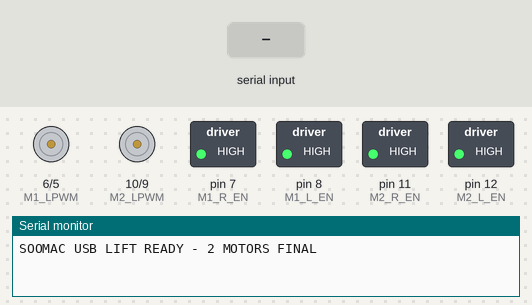
Bench run of a sketch on a simulated Arduino Uno, built with avr-gcc and run on an emulated ATmega328P. Shown: motor-driver pin pairs drawn as motors (green arrow = first pin HIGH = forward, orange = second pin HIGH = backward, longer = more drive), switched loads named in the sketch (green lamp = pin HIGH), the last lines printed to the serial monitor. The inputs (shaded band) are chosen by the test bench.

Above: at 1.2 s.
1.3 s: "UP\n" received over Serial
At 2.2 s:
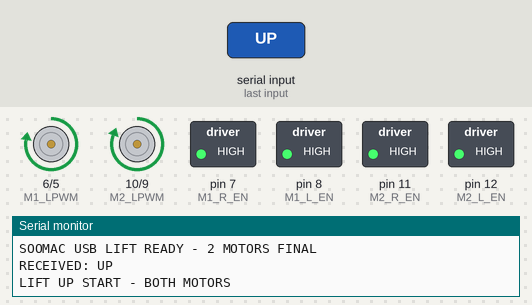
2.8 s: "DOWN\n" received over Serial
At 3.4 s:
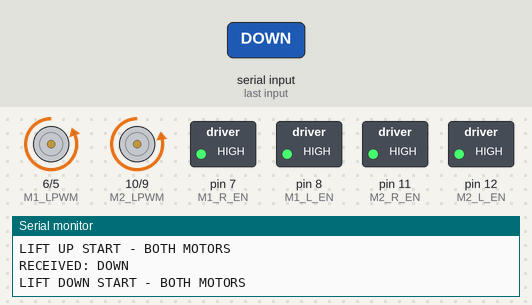
4.3 s: "M1_UP\n" received over Serial
At 5.5 s:
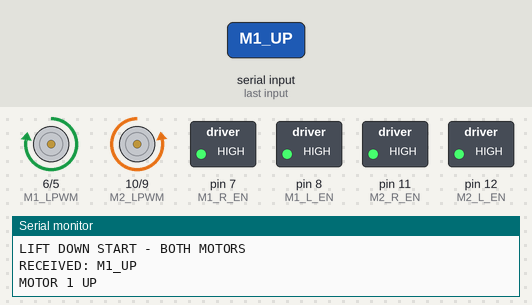
5.8 s: "STOP\n" received over Serial
At 6.9 s:
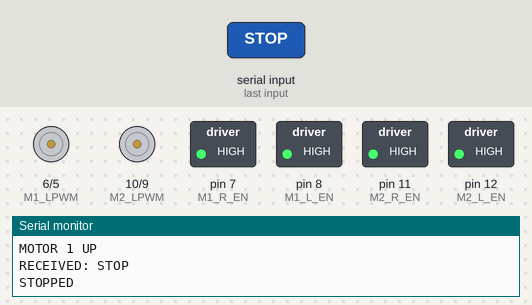
7.3 s: "M1_DOWN\n" received over Serial
At 8.1 s:
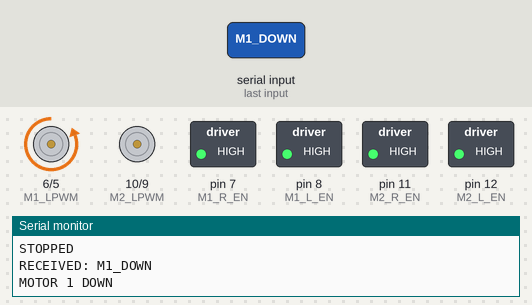
8.8 s: "M2_UP\n" received over Serial
At 9.2 s:
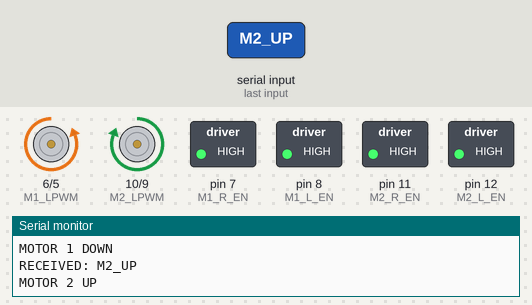
Timing chart, 0 to 22.3 s (numbered marks = the images above; inputs shaded):
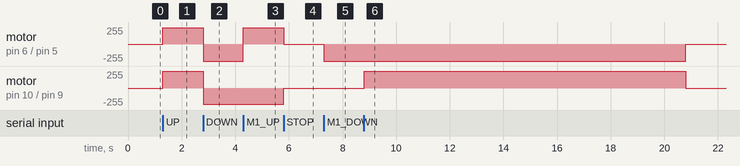

Measured:
- after the input at 1.3 s, motor on pin 6 (M1_LPWM) / pin 5 (M1_RPWM): stopped → forward 244/255 at once; motor on pin 10 (M2_LPWM) / pin 9 (M2_RPWM): stopped → forward 255/255 at once
- after the input at 2.8 s, motor on pin 6 (M1_LPWM) / pin 5 (M1_RPWM): forward 244/255 → backward 255/255 at once; motor on pin 10 (M2_LPWM) / pin 9 (M2_RPWM): forward 255/255 → backward 245/255 at once
- after the input at 4.3 s, motor on pin 6 (M1_LPWM) / pin 5 (M1_RPWM): backward 255/255 → forward 244/255 at once
- after the input at 5.8 s, motor on pin 6 (M1_LPWM) / pin 5 (M1_RPWM): forward 244/255 → stopped at once; motor on pin 10 (M2_LPWM) / pin 9 (M2_RPWM): backward 245/255 → stopped at once
- after the input at 7.3 s, motor on pin 6 (M1_LPWM) / pin 5 (M1_RPWM): stopped → backward 255/255 at once
- after the input at 8.8 s, motor on pin 6 (M1_LPWM) / pin 5 (M1_RPWM): backward 255/255 → stopped after 12.0 s instead of 10.5 s; motor on pin 10 (M2_LPWM) / pin 9 (M2_RPWM): stopped → forward 255/255 at once, → stopped 12.0 s later

The sketch:

soomac_lift.ino
```cpp
// =====================================
// SOOMAC LIFT ARDUINO FINAL CODE
// Linear Actuator 2ea + IBT-2 2ea
// USB Serial Control
// =====================================

// ===============================
// IBT-2 #1 pin
// ===============================
const int M1_RPWM = 5;
const int M1_LPWM = 6;
const int M1_R_EN = 7;
const int M1_L_EN = 8;

// ===============================
// IBT-2 #2 pin
// ===============================
const int M2_RPWM = 9;
const int M2_LPWM = 10;
const int M2_R_EN = 11;
const int M2_L_EN = 12;

// ===============================
// Speed tuning
// 범위: 0 ~ 255
// 빠른 모터 쪽 값을 낮추면 됨.
// ===============================
const int M1_UP_SPEED = 244.5;
const int M1_DOWN_SPEED = 255;

const int M2_UP_SPEED = 255;
const int M2_DOWN_SPEED = 245;

// ROS2가 7초 뒤 STOP을 보내지만,
// 혹시 STOP이 안 와도 8초 뒤 자동 정지
const unsigned long SAFETY_STOP_TIME_MS = 12000;

String serialBuffer = "";

bool isMoving = false;
unsigned long moveStartTime = 0;


// ===============================
// Stop all motors
// ===============================
void stopLift() {
  analogWrite(M1_RPWM, 0);
  analogWrite(M1_LPWM, 0);

  analogWrite(M2_RPWM, 0);
  analogWrite(M2_LPWM, 0);

  isMoving = false;

  Serial.println("STOPPED");
}


// ===============================
// Motor 1 only test
// ===============================
void motor1Up() {
  analogWrite(M1_RPWM, 0);
  analogWrite(M1_LPWM, M1_UP_SPEED);

  isMoving = true;
  moveStartTime = millis();

  Serial.println("MOTOR 1 UP");
}

void motor1Down() {
  analogWrite(M1_LPWM, 0);
  analogWrite(M1_RPWM, M1_DOWN_SPEED);

  isMoving = true;
  moveStartTime = millis();

  Serial.println("MOTOR 1 DOWN");
}

void motor2Up() {
  analogWrite(M2_RPWM, 0);
  analogWrite(M2_LPWM, M2_UP_SPEED);

  isMoving = true;
  moveStartTime = millis();

  Serial.println("MOTOR 2 UP");
}

void motor2Down() {
  analogWrite(M2_LPWM, 0);
  analogWrite(M2_RPWM, M2_DOWN_SPEED);

  isMoving = true;
  moveStartTime = millis();

  Serial.println("MOTOR 2 DOWN");
}


// ===============================
// Both motors UP
// ===============================
void liftUp() {
  analogWrite(M1_RPWM, 0);
  analogWrite(M1_LPWM, M1_UP_SPEED);

  analogWrite(M2_RPWM, 0);
  analogWrite(M2_LPWM, M2_UP_SPEED);

  isMoving = true;
  moveStartTime = millis();

  Serial.println("LIFT UP START - BOTH MOTORS");
}


void liftDown() {
  analogWrite(M1_LPWM, 0);
  analogWrite(M1_RPWM, M1_DOWN_SPEED);

  analogWrite(M2_LPWM, 0);
  analogWrite(M2_RPWM, M2_DOWN_SPEED);

  isMoving = true;
  moveStartTime = millis();

  Serial.println("LIFT DOWN START - BOTH MOTORS");
}


// ===============================
// Command handler
// ===============================
void handleCommand(String cmd) {
  cmd.trim();

  if (cmd.length() == 0) {
    return;
  }

  Serial.print("RECEIVED: ");
  Serial.println(cmd);

  if (cmd == "UP") {
    liftUp();
  }
  else if (cmd == "DOWN") {
    liftDown();
  }
  else if (cmd == "STOP") {
    stopLift();
  }
  else if (cmd == "HOME") {
    stopLift();
    Serial.println("HOME COMMAND: STOP ONLY");
  }

  // 개별 모터 테스트용
  else if (cmd == "M1_UP") {
    motor1Up();
  }
  else if (cmd == "M1_DOWN") {
    motor1Down();
  }
  else if (cmd == "M2_UP") {
    motor2Up();
  }
  else if (cmd == "M2_DOWN") {
    motor2Down();
  }
  else {
    Serial.println("UNKNOWN COMMAND");
  }
}


// ===============================
// Serial read
// ===============================
void readSerialCommand() {
  while (Serial.available()) {
    char c = Serial.read();

    if (c == '\n') {
      handleCommand(serialBuffer);
      serialBuffer = "";
    }
    else if (c != '\r') {
      serialBuffer += c;
    }
  }
}


// ===============================
// Safety auto stop
// ===============================
void updateSafetyStop() {
  if (!isMoving) {
    return;
  }

  unsigned long elapsed = millis() - moveStartTime;

  if (elapsed >= SAFETY_STOP_TIME_MS) {
    stopLift();
    Serial.println("SAFETY AUTO STOP");
  }
}


// ===============================
// Setup
// ===============================
void setup() {
  pinMode(M1_RPWM, OUTPUT);
  pinMode(M1_LPWM, OUTPUT);
  pinMode(M1_R_EN, OUTPUT);
  pinMode(M1_L_EN, OUTPUT);

  pinMode(M2_RPWM, OUTPUT);
  pinMode(M2_LPWM, OUTPUT);
  pinMode(M2_R_EN, OUTPUT);
  pinMode(M2_L_EN, OUTPUT);

  digitalWrite(M1_R_EN, HIGH);
  digitalWrite(M1_L_EN, HIGH);

  digitalWrite(M2_R_EN, HIGH);
  digitalWrite(M2_L_EN, HIGH);

  stopLift();

  Serial.begin(115200);
  Serial.println("SOOMAC USB LIFT READY - 2 MOTORS FINAL");
}


// ===============================
// Loop
// ===============================
void loop() {
  readSerialCommand();
  updateSafetyStop();
}
```
